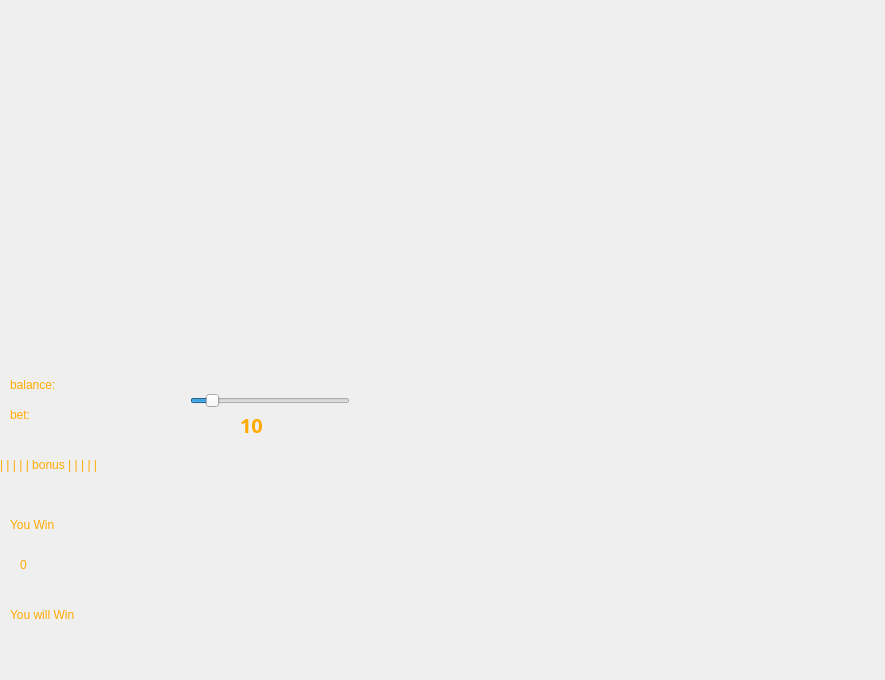
<?xml version="1.0" encoding="UTF-8"?>
<ui version="4.0">
 <class>MainWindow</class>
 <widget class="QMainWindow" name="MainWindow">
  <property name="geometry">
   <rect>
    <x>0</x>
    <y>0</y>
    <width>885</width>
    <height>680</height>
   </rect>
  </property>
  <property name="windowTitle">
   <string>MainWindow</string>
  </property>
  <widget class="QWidget" name="centralwidget">
   <widget class="QFrame" name="slotW_2">
    <property name="geometry">
     <rect>
      <x>570</x>
      <y>-70</y>
      <width>100</width>
      <height>1000</height>
     </rect>
    </property>
    <property name="styleSheet">
     <string notr="true">image: url(:/slot.png);</string>
    </property>
   </widget>
   <widget class="QFrame" name="slotW_3">
    <property name="geometry">
     <rect>
      <x>670</x>
      <y>-270</y>
      <width>100</width>
      <height>1000</height>
     </rect>
    </property>
    <property name="styleSheet">
     <string notr="true">image: url(:/slot.png);</string>
    </property>
   </widget>
   <widget class="QWidget" name="widget" native="true">
    <property name="geometry">
     <rect>
      <x>-10</x>
      <y>120</y>
      <width>321</width>
      <height>241</height>
     </rect>
    </property>
    <property name="palette">
     <palette>
      <active/>
      <inactive/>
      <disabled/>
     </palette>
    </property>
    <property name="autoFillBackground">
     <bool>false</bool>
    </property>
    <property name="styleSheet">
     <string notr="true">image:url(:/faceBackground.png)</string>
    </property>
   </widget>
   <widget class="QPushButton" name="pushButton">
    <property name="enabled">
     <bool>true</bool>
    </property>
    <property name="geometry">
     <rect>
      <x>20</x>
      <y>-10</y>
      <width>291</width>
      <height>111</height>
     </rect>
    </property>
    <property name="font">
     <font>
      <family>Gill Sans MT</family>
     </font>
    </property>
    <property name="autoFillBackground">
     <bool>false</bool>
    </property>
    <property name="styleSheet">
     <string notr="true">QPushButton {
background-color: transparent;
image: url(:/button.png);
}
QPushButton:pressed {
background-color: transparent;
color: white;   
border: 2px solid transparent;
}
QPushButton:hover{
background-color: transparent;
image: url(:/button.png);
}
</string>
    </property>
    <property name="text">
     <string notr="true"/>
    </property>
    <property name="iconSize">
     <size>
      <width>267</width>
      <height>200</height>
     </size>
    </property>
    <property name="autoExclusive">
     <bool>false</bool>
    </property>
    <property name="autoDefault">
     <bool>true</bool>
    </property>
    <property name="default">
     <bool>true</bool>
    </property>
    <property name="flat">
     <bool>true</bool>
    </property>
   </widget>
   <widget class="QFrame" name="slotW">
    <property name="geometry">
     <rect>
      <x>470</x>
      <y>-70</y>
      <width>100</width>
      <height>1000</height>
     </rect>
    </property>
    <property name="styleSheet">
     <string notr="true">image: url(:/slot.png);</string>
    </property>
   </widget>
   <widget class="QLabel" name="balance">
    <property name="geometry">
     <rect>
      <x>10</x>
      <y>360</y>
      <width>401</width>
      <height>51</height>
     </rect>
    </property>
    <property name="styleSheet">
     <string notr="true">font: 700 20pt &quot;Magneto&quot;;
color: rgb(255, 170, 0);</string>
    </property>
    <property name="text">
     <string>balance:</string>
    </property>
    <property name="textFormat">
     <enum>Qt::TextFormat::RichText</enum>
    </property>
    <property name="scaledContents">
     <bool>false</bool>
    </property>
   </widget>
   <widget class="QLabel" name="bet">
    <property name="geometry">
     <rect>
      <x>10</x>
      <y>390</y>
      <width>401</width>
      <height>51</height>
     </rect>
    </property>
    <property name="styleSheet">
     <string notr="true">font: 700 20pt &quot;Magneto&quot;;
color: rgb(255, 170, 0);</string>
    </property>
    <property name="text">
     <string>bet:</string>
    </property>
    <property name="textFormat">
     <enum>Qt::TextFormat::RichText</enum>
    </property>
    <property name="scaledContents">
     <bool>false</bool>
    </property>
   </widget>
   <widget class="QLabel" name="bonus">
    <property name="geometry">
     <rect>
      <x>0</x>
      <y>420</y>
      <width>371</width>
      <height>91</height>
     </rect>
    </property>
    <property name="styleSheet">
     <string notr="true">font: 700 25pt &quot;Magneto&quot;;
color: rgb(255, 170, 0);</string>
    </property>
    <property name="text">
     <string>| | | | | bonus | | | | |</string>
    </property>
    <property name="textFormat">
     <enum>Qt::TextFormat::RichText</enum>
    </property>
    <property name="scaledContents">
     <bool>false</bool>
    </property>
   </widget>
   <widget class="QLabel" name="youWin">
    <property name="geometry">
     <rect>
      <x>10</x>
      <y>490</y>
      <width>231</width>
      <height>71</height>
     </rect>
    </property>
    <property name="styleSheet">
     <string notr="true">font: 700 30pt &quot;Magneto&quot;;
color: rgb(255, 170, 0);</string>
    </property>
    <property name="text">
     <string>You Win</string>
    </property>
    <property name="textFormat">
     <enum>Qt::TextFormat::RichText</enum>
    </property>
    <property name="scaledContents">
     <bool>false</bool>
    </property>
   </widget>
   <widget class="QSlider" name="horizontalSlider">
    <property name="geometry">
     <rect>
      <x>190</x>
      <y>390</y>
      <width>160</width>
      <height>22</height>
     </rect>
    </property>
    <property name="minimum">
     <number>0</number>
    </property>
    <property name="maximum">
     <number>100</number>
    </property>
    <property name="singleStep">
     <number>10</number>
    </property>
    <property name="value">
     <number>10</number>
    </property>
    <property name="sliderPosition">
     <number>10</number>
    </property>
    <property name="orientation">
     <enum>Qt::Orientation::Horizontal</enum>
    </property>
    <property name="invertedAppearance">
     <bool>false</bool>
    </property>
    <property name="invertedControls">
     <bool>false</bool>
    </property>
   </widget>
   <widget class="QLabel" name="betValue">
    <property name="geometry">
     <rect>
      <x>240</x>
      <y>400</y>
      <width>71</width>
      <height>51</height>
     </rect>
    </property>
    <property name="font">
     <font>
      <family>Magneto</family>
      <pointsize>15</pointsize>
      <italic>false</italic>
      <bold>true</bold>
     </font>
    </property>
    <property name="styleSheet">
     <string notr="true">font: 700 15pt &quot;Magneto&quot;;
color: rgb(255, 170, 0);</string>
    </property>
    <property name="text">
     <string>10</string>
    </property>
    <property name="textFormat">
     <enum>Qt::TextFormat::RichText</enum>
    </property>
    <property name="scaledContents">
     <bool>false</bool>
    </property>
   </widget>
   <widget class="QLabel" name="balanceValue">
    <property name="geometry">
     <rect>
      <x>20</x>
      <y>540</y>
      <width>21</width>
      <height>51</height>
     </rect>
    </property>
    <property name="styleSheet">
     <string notr="true">font: 700 15pt &quot;Magneto&quot;;
color: rgb(255, 170, 0);</string>
    </property>
    <property name="text">
     <string>0</string>
    </property>
    <property name="textFormat">
     <enum>Qt::TextFormat::RichText</enum>
    </property>
    <property name="scaledContents">
     <bool>false</bool>
    </property>
   </widget>
   <widget class="QLabel" name="youWin_2">
    <property name="geometry">
     <rect>
      <x>10</x>
      <y>580</y>
      <width>351</width>
      <height>71</height>
     </rect>
    </property>
    <property name="styleSheet">
     <string notr="true">font: 700 30pt &quot;Magneto&quot;;
color: rgb(255, 170, 0);</string>
    </property>
    <property name="text">
     <string>You will Win</string>
    </property>
    <property name="textFormat">
     <enum>Qt::TextFormat::RichText</enum>
    </property>
    <property name="scaledContents">
     <bool>false</bool>
    </property>
   </widget>
   <zorder>slotW</zorder>
   <zorder>slotW_2</zorder>
   <zorder>slotW_3</zorder>
   <zorder>widget</zorder>
   <zorder>pushButton</zorder>
   <zorder>balance</zorder>
   <zorder>bet</zorder>
   <zorder>bonus</zorder>
   <zorder>youWin</zorder>
   <zorder>horizontalSlider</zorder>
   <zorder>betValue</zorder>
   <zorder>balanceValue</zorder>
   <zorder>youWin_2</zorder>
  </widget>
 </widget>
 <resources/>
 <connections/>
</ui>
